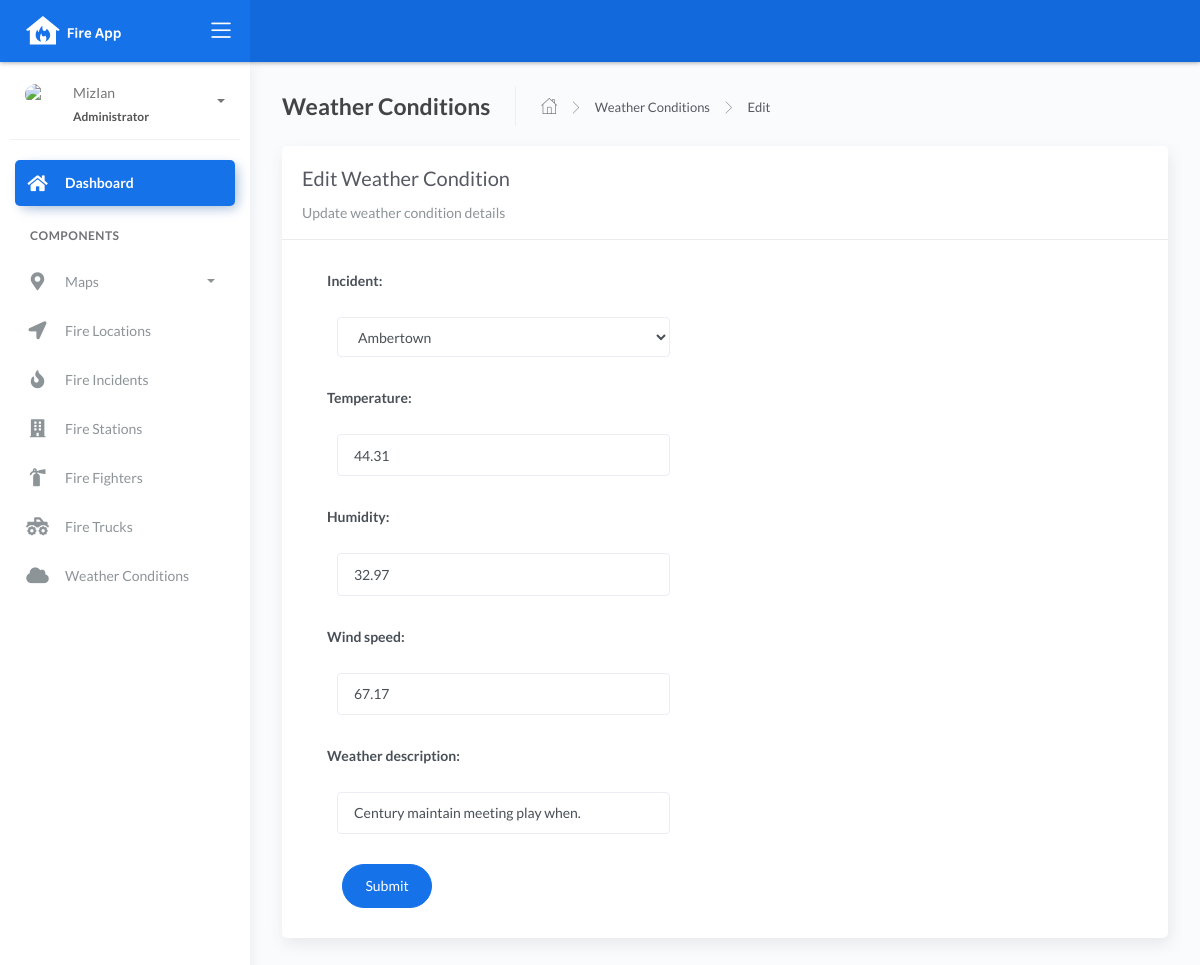
The app's page /weather_list/edit/1, older data.
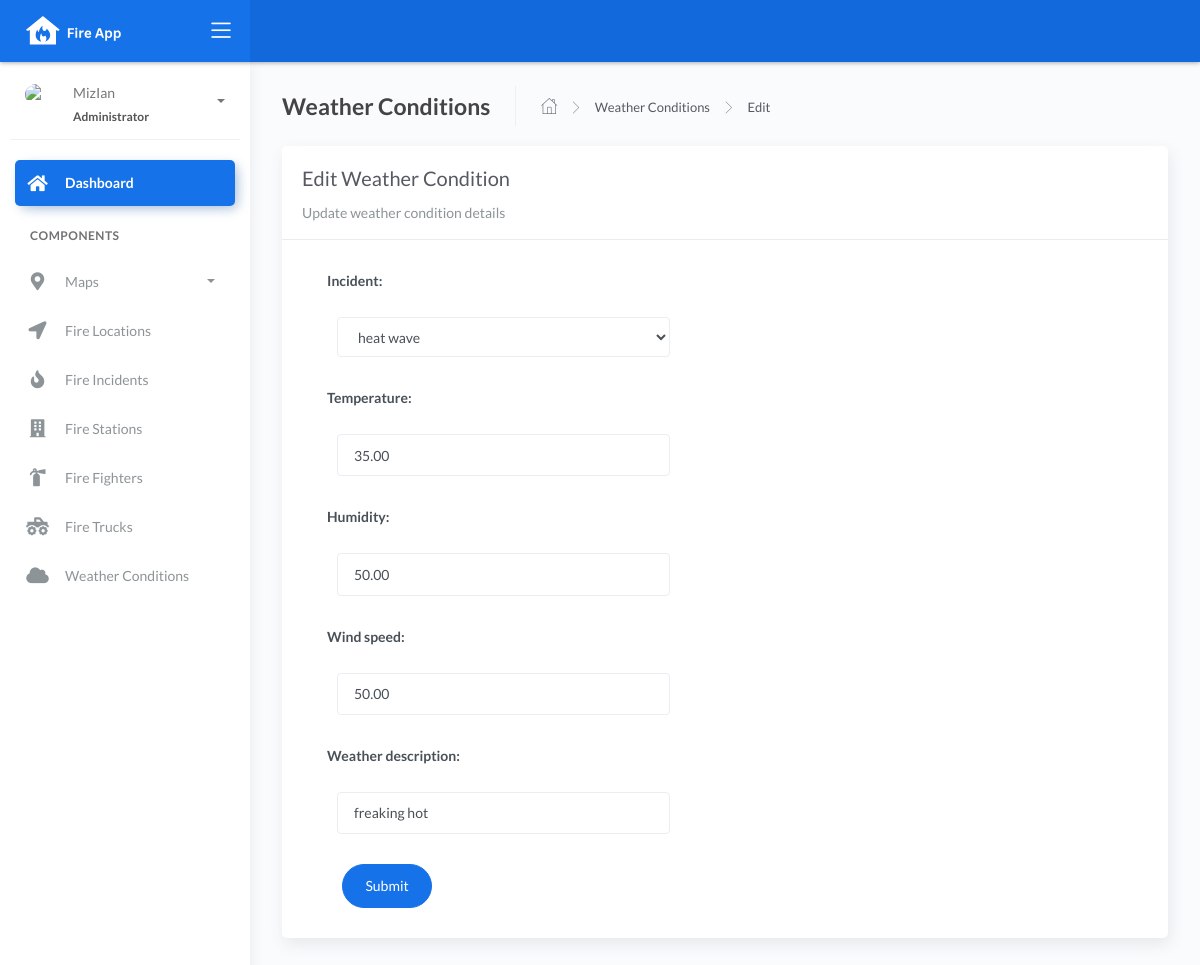
The same page, newer data.
### fire/models.py (models this page shows, shortened)
class BaseModel(models.Model):
    created_at = models.DateTimeField(auto_now_add=True, db_index=True)
    updated_at = models.DateTimeField(auto_now=True)
    class Meta:
        abstract = True

class WeatherConditions(BaseModel):
    incident = models.ForeignKey(Incident, on_delete=models.CASCADE)
    temperature = models.DecimalField(max_digits=10, decimal_places=2)
    humidity = models.DecimalField(max_digits=10, decimal_places=2)
    wind_speed = models.DecimalField(max_digits=10, decimal_places=2)
    weather_description = models.CharField(max_length=150)

### fire/views.py (the view)
# urls.py: path('weather_list/edit/<int:pk>', WeatherConditionsUpdate.as_view(), name='weather-update'),
class WeatherConditionsUpdate(UpdateView):
    model = WeatherConditions
    form_class = WeatherConditionsForm
    template_name = "weatherconditions_edit.html"
    success_url = reverse_lazy('weather-list')

### fire/forms.py
class WeatherConditionsForm(ModelForm):
    class Meta:
        model = WeatherConditions
        fields = "__all__"

### fire/models.py (called while the page is built)
    def __str__(self):
        return f"{self.name}"

    def __str__(self):
        return f"{self.location}"

### templates/weatherconditions_edit.html
{% extends 'base.html' %} {% load static %} {% block content %}
<div class="content">
    <div class="page-inner">
        <div class="page-header">
            <h4 class="page-title">Weather Conditions</h4>
            <ul class="breadcrumbs">
                <li class="nav-home">
                    <a href="{%url 'dashboard-chart' %}">
                    <i class="flaticon-home"></i>
                    </a>
                </li>
                <li class="separator">
                    <i class="flaticon-right-arrow"></i>
                </li>
                <li class="nav-item">
                    <a href="{% url 'weather-list' %}">Weather Conditions</a>
                </li>
                <li class="separator">
                    <i class="flaticon-right-arrow"></i>
                </li>
                <li class="nav-item">
                    <a href="#">Edit</a>
                </li>
            </ul>
        </div>
        <div class="row">
            <div class="col-md-12">
                <div class="card">
                    <div class="card-header">
                        <div class="card-title">Edit Weather Condition</div>
                        <div class="card-category">Update weather condition details</div>
                    </div>
                    <div class="col-md-6">
                    <div class="card-body">
                        <form action="" method="post" novalidate>
                            {% csrf_token %} {% include 'includes/form.html' %}
                            <div class="form-group">
                                <div class="col-md-12 col-sm-3">
                                    <button type="submit" class="btn btn-primary btn-rounded">Submit</button>
                                </div>
                            </div>
                        </form>
                    </div>
                    </div>
                </div>
            </div>
        </div>
    </div>
</div>
{% endblock %}

### templates/includes/form.html (shortened to what this page needs)
{% load widget_tweaks %}
{% for field in form %}
<div class="field item form-group">
    <label>{{ field.label_tag }}</label>
  <div class="form-group">
    {% render_field field class="form-control" %}
  </div>
</div>
{% endfor %}

Row changes from the older to the newer data that the page shows:
changed WeatherConditions: incident "Ambertown" → "heat wave"; temperature "44.31" → "35.00"; humidity "32.97" → "50.00"; wind_speed "67.17" → "50.00"; weather_description "Century maintain meeting play when." → "freaking hot"
